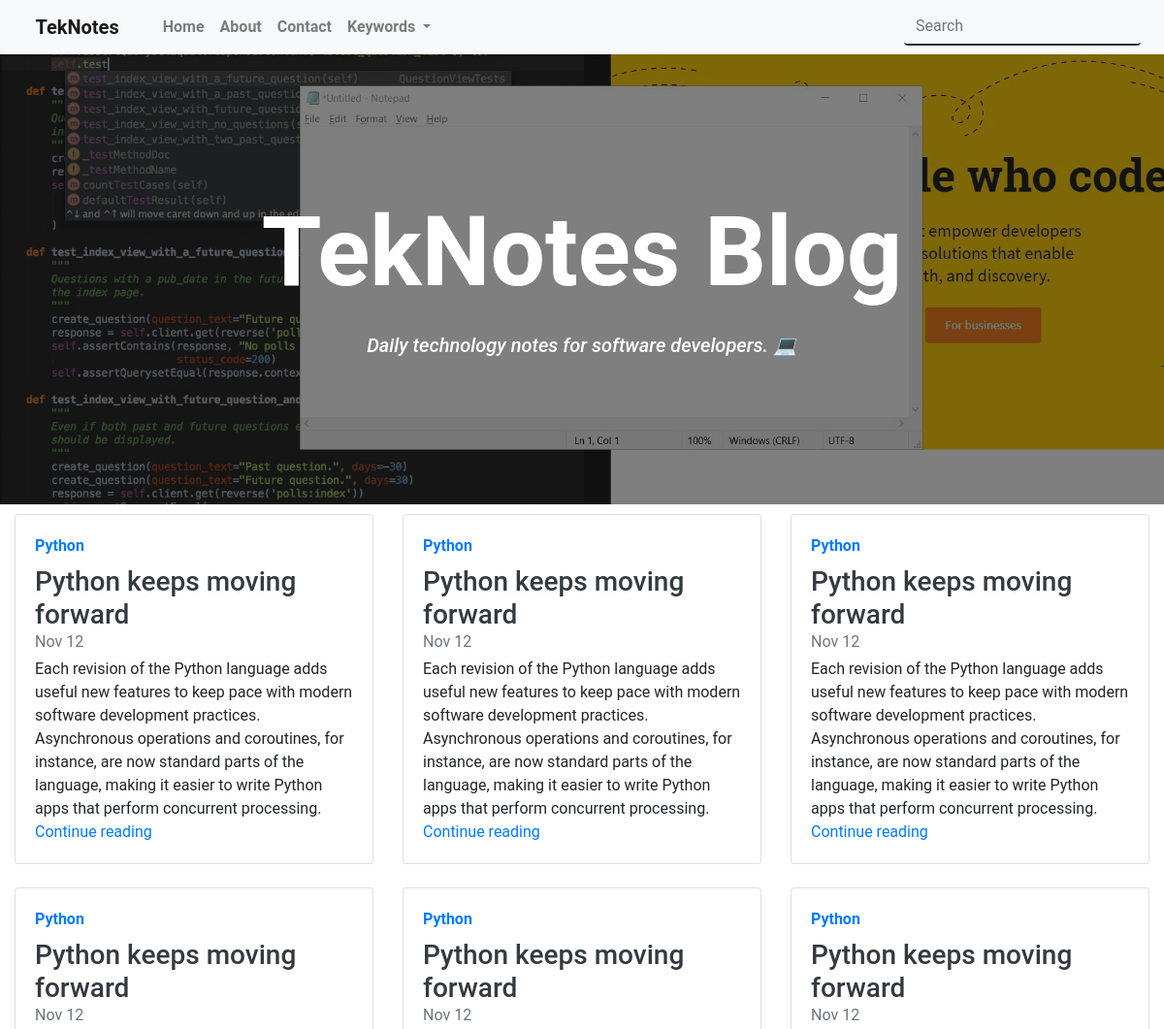
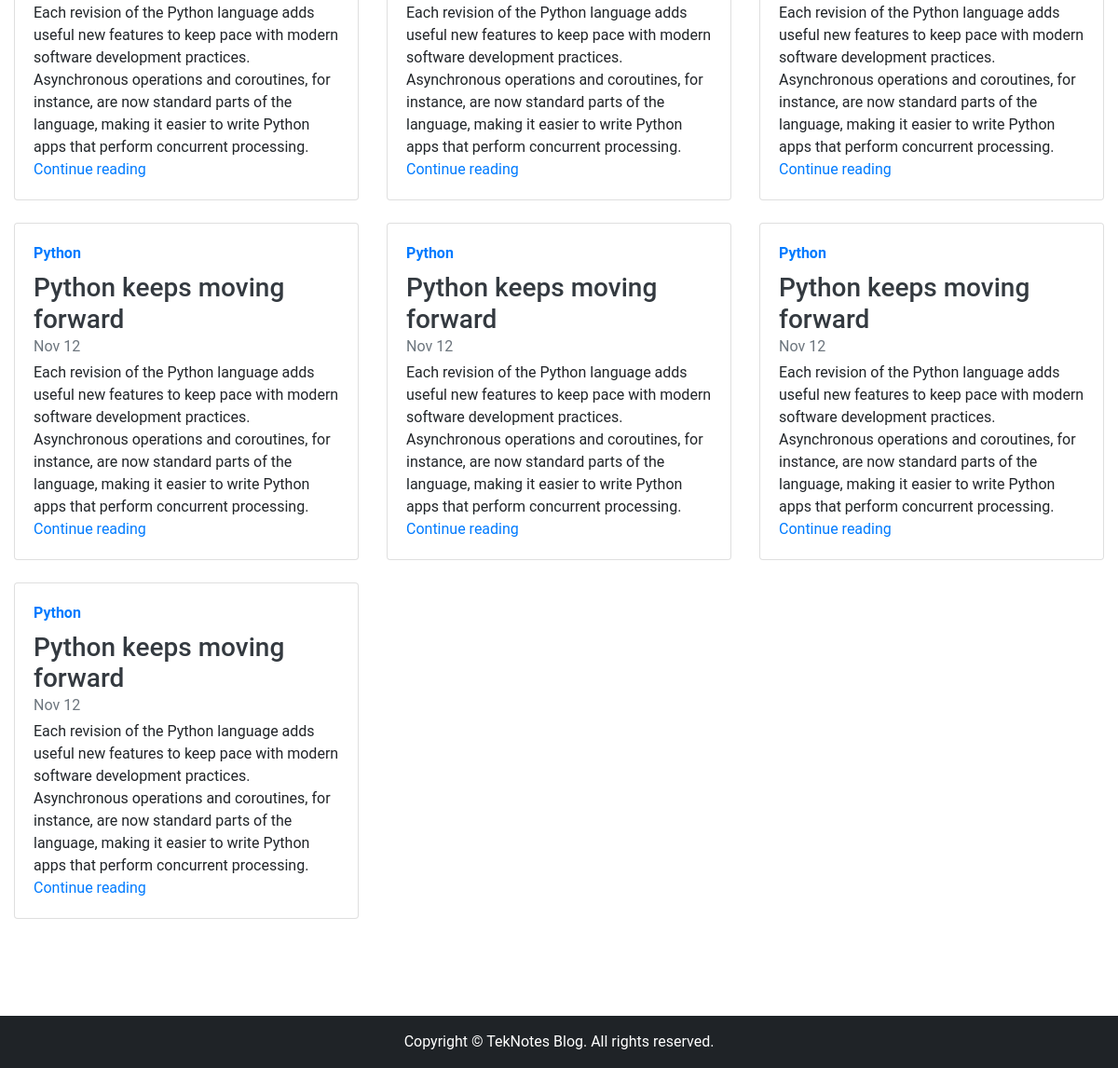
The page /home on the database its author committed (2 pictures, top to bottom).
### tables this page shows
CREATE TABLE notes (id INTEGER PRIMARY KEY AUTOINCREMENT, title text, content text, user_id integer, category text, date TEXT, FOREIGN KEY(user_id) REFERENCES users(id));

### teknotes.py (the view)
@app_manager.route("/")
@app_manager.route("/index")
@app_manager.route("/home")
def index():
    try:
        cr.execute("select * from notes ORDER BY id DESC LIMIT 10")
        Data = cr.fetchall()
    except:
        print("Error")
        Data = []
    return render_template("home.html", pagetitle="Home", disableHeader="", data = Data)

### templates/home.html
            {% extends 'index.html' %}
            {% block content %}
            <div class="row mb-2">
                {% for note in data %}
                    <div class="col-md-4">
                      <div class="card flex-md-row mb-4 box-shadow h-md-250">
                        <div class="card-body d-flex flex-column align-items-start">
                          <strong class="d-inline-block mb-2 text-primary">{{note[4]}}</strong>
                          <h3 class="mb-0">
                            <a class="text-dark" href="#">{{note[1]}}</a>
                          </h3>
                          <div class="mb-1 text-muted">{{note[5]}}</div>
                          <p class="card-text mb-auto">{{note[2]}}</p>
                          <a href="#">Continue reading</a>
                        </div>
                      </div>
                    </div>
                {% endfor %}
              </div>
              {% endblock content %}

### templates/index.html (shortened to what this page needs)
<!DOCTYPE html>
<html>
	<head>
		<link rel="stylesheet" href="https://maxcdn.bootstrapcdn.com/bootstrap/4.0.0/css/bootstrap.min.css">
        <link rel="stylesheet" href="{{ url_for('static', filename='css/style.css') }}">
	</head>
	<body>
        <header style="background: linear-gradient(rgba(0,0,0,0.5), rgba(0,0,0,0.5)), url(../static/Images/TekNotes_Background.jpg); background-size: cover">
        <nav class="navbar navbar-expand-lg navbar-light" style="background-color: #f8f9fa; font-weight: bold; color: #1f2327;">
          <a class="navbar-brand" href="#">
                TekNotes
            </a>
          <div class="collapse navbar-collapse" id="navbarSupportedContent">
            <ul class="navbar-nav mr-auto">
              <li class="nav-item">
                <a class="nav-link" href="/">Home <span class="sr-only">(current)</span></a>
              </li>
              <li class="nav-item">
                <a class="nav-link" href="#">About</a>
              </li>
              <li class="nav-item">
                <a class="nav-link" href="/contact">Contact</a>
              </li>
              <li class="nav-item dropdown">
                <a class="nav-link dropdown-toggle" href="#" id="navbarDropdown" role="button" data-toggle="dropdown" aria-haspopup="true" aria-expanded="false">
                  Keywords
                </a>
              </li>
            </ul>
            <form class="form-inline my-2 my-lg-0">
              <input class="form-control mr-sm-2" type="search" placeholder="Search" aria-label="Search" style="border: 0px; border-bottom: 2px #1f2327 solid; background-color: #f8f9fa;">
            </form>
          </div>
        </nav>
            <div style="padding-top: 12%;padding-bottom: 12%;display: {{ disableHeader }} ;margin-bottom: 10px;" >
                <h1 style="color: white; font-weight: bold;font-size: 100px;text-align: center;margin-bottom: 2%;">TekNotes Blog</h1>
                <h5 style="color: white;text-align: center; font-style: italic!important;">Daily technology notes for software developers. 💻</h5>
            </div>
        </header>
        <div class="container-fluid">
            {% block content %}
            {% endblock content %}
        </div>
        <footer style="margin-top: 40px;padding-top: 40px; color: white;width: 100%;clear: both;">
              <div class="footer-copyright text-center py-3" style="background-color: #1f2327; ">Copyright © TekNotes Blog. All rights reserved.
              </div>
        </footer>
	</body>
</html>

### static/css/style.css (style rules this page uses)
body { background: white; font-family: 'Roboto', sans-serif; }
.form-control { border-color: inherit; -webkit-box-shadow: none; box-shadow: none; border: 0px; border-bottom: 2px solid #ffcf10; outline: 0; background-color: #1f2327; color: #ECF0F5; }

### rows shown on the page
notes: category "Python", title "Python keeps moving forward", date "Nov 12", content "Each revision of the Python language adds useful new features to keep pace with modern software development practices. Asynchronous operations and coroutines, for instance, are now standard parts of the language, making it easier to write Python apps that perform concurrent processing."
notes: category "Python", title "Python keeps moving forward", date "Nov 12", content "Each revision of the Python language adds useful new features to keep pace with modern software development practices. Asynchronous operations and coroutines, for instance, are now standard parts of the language, making it easier to write Python apps that perform concurrent processing."
notes: category "Python", title "Python keeps moving forward", date "Nov 12", content "Each revision of the Python language adds useful new features to keep pace with modern software development practices. Asynchronous operations and coroutines, for instance, are now standard parts of the language, making it easier to write Python apps that perform concurrent processing."
notes: category "Python", title "Python keeps moving forward", date "Nov 12", content "Each revision of the Python language adds useful new features to keep pace with modern software development practices. Asynchronous operations and coroutines, for instance, are now standard parts of the language, making it easier to write Python apps that perform concurrent processing."
notes: category "Python", title "Python keeps moving forward", date "Nov 12", content "Each revision of the Python language adds useful new features to keep pace with modern software development practices. Asynchronous operations and coroutines, for instance, are now standard parts of the language, making it easier to write Python apps that perform concurrent processing."
notes: category "Python", title "Python keeps moving forward", date "Nov 12", content "Each revision of the Python language adds useful new features to keep pace with modern software development practices. Asynchronous operations and coroutines, for instance, are now standard parts of the language, making it easier to write Python apps that perform concurrent processing."
notes: category "Python", title "Python keeps moving forward", date "Nov 12", content "Each revision of the Python language adds useful new features to keep pace with modern software development practices. Asynchronous operations and coroutines, for instance, are now standard parts of the language, making it easier to write Python apps that perform concurrent processing."
notes: category "Python", title "Python keeps moving forward", date "Nov 12", content "Each revision of the Python language adds useful new features to keep pace with modern software development practices. Asynchronous operations and coroutines, for instance, are now standard parts of the language, making it easier to write Python apps that perform concurrent processing."
notes: category "Python", title "Python keeps moving forward", date "Nov 12", content "Each revision of the Python language adds useful new features to keep pace with modern software development practices. Asynchronous operations and coroutines, for instance, are now standard parts of the language, making it easier to write Python apps that perform concurrent processing."
notes: category "Python", title "Python keeps moving forward", date "Nov 12", content "Each revision of the Python language adds useful new features to keep pace with modern software development practices. Asynchronous operations and coroutines, for instance, are now standard parts of the language, making it easier to write Python apps that perform concurrent processing."
